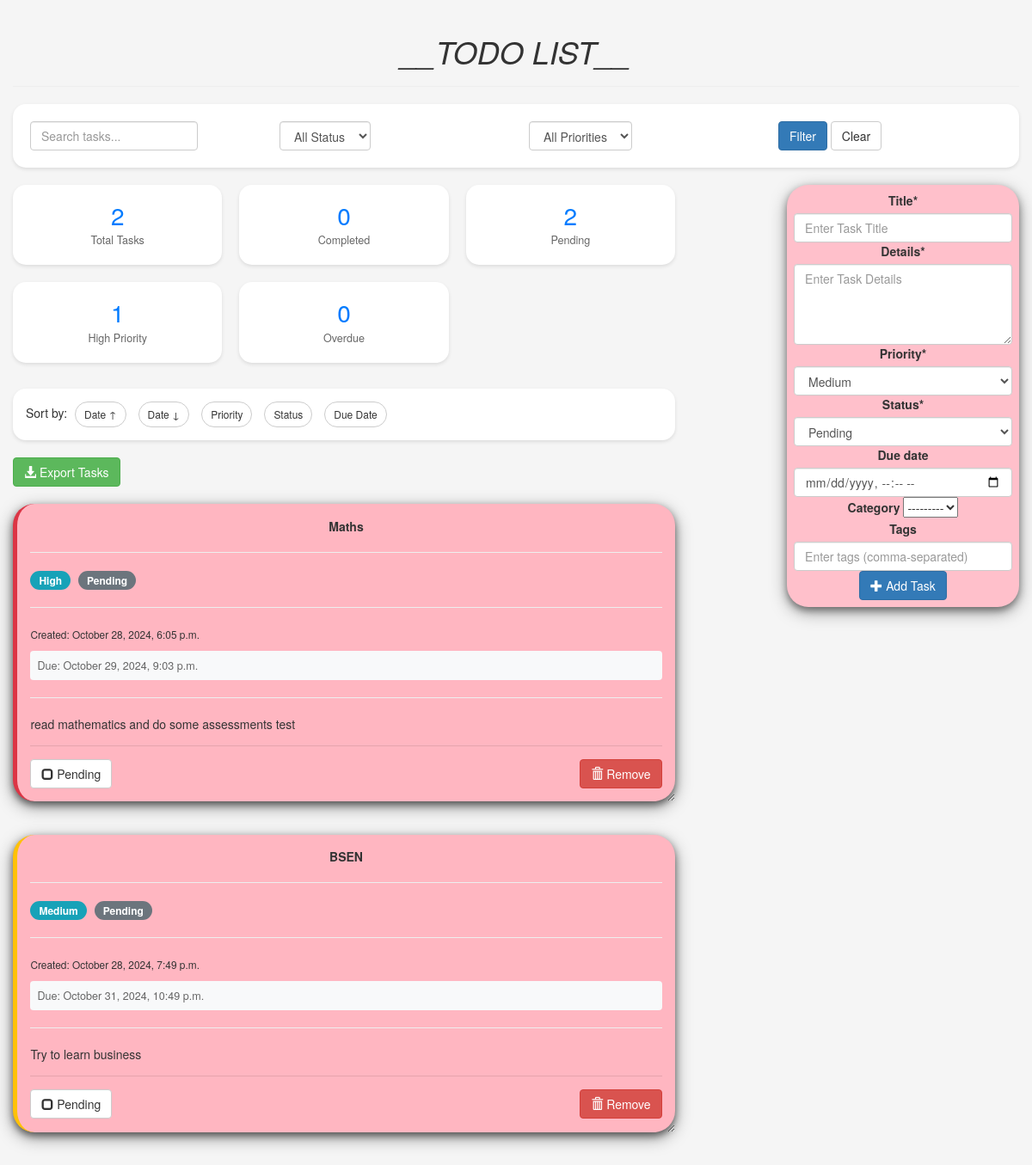
Page /?sort=date on the committed database.
### todo/models.py (models this page shows, shortened)
class Todo(models.Model):
    PRIORITY_CHOICES = [
        ('HIGH','High'),
        ('MEDIUM','Medium'),
        ('LOW','Low')
    ]
    STATUS_CHOICES = [
        ('PENDING','Pending'),
        ('IN_PROGRESS','In Progress'),
        ('COMPLETED','Completed')
    ]
    title = models.CharField(max_length=200)
    details = RichTextField()
    date = models.DateTimeField(default=timezone.now)
    priority = models.CharField(max_length=10,choices=PRIORITY_CHOICES,default='MEDIUM')
    status = models.CharField(max_length=20,choices=STATUS_CHOICES,default='PENDING')
    due_date = models.DateTimeField(null=True,blank=True)
    category = models.ForeignKey(Category,on_delete=models.SET_NULL,null=True,blank=True)
    tags = models.CharField(max_length=200,blank=True)
    class Meta:
        ordering = ['-date']

### todo/views.py (the view)
# urls.py: path('',views.index,name='todo'),
def index(request):
    sort_by = request.GET.get('sort','-date')
    valid_sort_fields = {
        'date':'date',
        '-date':'-date',
        'priority':'priority',
        'status':'status',
        'due_date':'due_date',
        'title':'title'
    }
    sort_fields = valid_sort_fields.get(sort_by,'-date')
    item_list = Todo.objects.all()
    search_query = request.GET.get('search','')
    status_filter = request.GET.get('status','')
    priority_filter = request.GET.get('priority','')
    if search_query:
        item_list = item_list.filter(
            Q(title__icontains=search_query) |
            Q(details__icontains=search_query)
        )
    if status_filter:
        item_list = item_list.filter(status=status_filter)
    if priority_filter:
        item_list = item_list.filter(priority=priority_filter)
    item_list = Todo.objects.order_by(sort_fields)
    if request.method == "POST":
        form = TodoForm(request.POST)
        if form.is_valid():
            form.save()
            messages.success(request,'Task added successfully!')
            return redirect('todo')
    else:
        form = TodoForm()
    context = {
        'forms': form,
        'list':item_list,
        'title': "TODO LIST",
        'status_filter':status_filter,
        'search_filter':search_query,
        'priority_filter':priority_filter,
        'total_tasks':Todo.objects.count(),
        'completed_tasks':Todo.objects.filter(status='COMPLETED').count(),
        'pending_tasks':Todo.objects.filter(status='PENDING').count(),
        'high_priority':Todo.objects.filter(priority='HIGH').count(),
        'due_today':Todo.objects.filter(
            due_date__date=timezone.now().date()
        ).count(),
        'overdue':Todo.objects.filter(
            due_date__lt=timezone.now(),
            status__in=['PENDING','IN_PROGRESS']
        ).count(),
        'category_stats':Todo.objects.values('category__name').annotate(count=Count('id'))
    }
    context['now'] = timezone.now()
    context['overdue_tasks'] = item_list.filter(
        due_date__lt=timezone.now(),
        status__in=['PENDING', 'IN_PROGRESS']
    ).count()
    return render(request, 'todo/index.html',context)

### todo/forms.py
class TodoForm(forms.ModelForm):
    class Meta:
        model = Todo
        fields = ['title','details','priority','status','due_date','category','tags']
        widgets = {
        'title': forms.TextInput(attrs={
            'class': 'form-control',
            'placeholder': 'Enter Task Title',
        }),
        'details':forms.Textarea(attrs={
            'class': 'form-control',
            'placeholder':'Enter Task Details',
            'rows':4,
        }),
        'priority':forms.Select(attrs={
            'class':'form-control',
        }),
        'status':forms.Select(attrs={
            'class':'form-control',
        }),
        'due_date':forms.DateInput(attrs={
            'class':'form-control',
            'type':'datetime-local',
        }),
        'tags':forms.TextInput(attrs={
            'class':'form-control',
            'placeholder':'Enter tags (comma-separated)'
        })
    }

### todo/templates/todo/index.html (shortened to what this page needs)
{% load crispy_forms_tags %}
<!DOCTYPE html>
<html lang="en" dir="ltr">
<head>
    <link rel="stylesheet" href="https://maxcdn.bootstrapcdn.com/bootstrap/3.3.7/css/bootstrap.min.css">
</head>
<body class="container-fluid">
    <div class="row">
        <div class="col-md-12">
            <center>
                <h1><i>__TODO LIST__</i></h1>
                <hr>
            </center>
        </div>
    </div>
    <div class="row">
        <div class="col-md-12">
            <form method="get" class="form-inline">
                <div class="row w-100">
                    <div class="col-md-3">
                        <div class="form-group">
                            <input type="text" name="search" class="form-control w-100"
                                placeholder="Search tasks..." value="{{ search_query }}">
                        </div>
                    </div>
                    <div class="col-md-3">
                        <div class="form-group">
                            <select name="status" class="form-control w-100">
                                <option value="">All Status</option>
                            </select>
                        </div>
                    </div>
                    <div class="col-md-3">
                        <div class="form-group">
                            <select name="priority" class="form-control w-100">
                                <option value="">All Priorities</option>
                            </select>
                        </div>
                    </div>
                    <div class="col-md-3">
                        <button type="submit" class="btn btn-primary">Filter</button>
                        <a href="{% url 'todo' %}" class="btn btn-default">Clear</a>
                    </div>
                </div>
            </form>
        </div>
    </div>
    <div class="row">
        <div class="col-md-8">
            <div class="dashboard">
                <div class="stat-card">
                    <h3>{{ total_tasks }}</h3>
                    <p>Total Tasks</p>
                </div>
                <div class="stat-card">
                    <h3>{{ completed_tasks }}</h3>
                    <p>Completed</p>
                </div>
                <div class="stat-card">
                    <h3>{{ pending_tasks }}</h3>
                    <p>Pending</p>
                </div>
                <div class="stat-card">
                    <h3>{{ high_priority }}</h3>
                    <p>High Priority</p>
                </div>
                <div class="stat-card">
                    <h3>{{ overdue }}</h3>
                    <p>Overdue</p>
                </div>
            </div>
            <div class="sort-controls">
                <span>Sort by:</span>
                <a href="?sort=date" class="btn btn-sm btn-default {% if sort_by == 'date' %}active{% endif %}">Date ↑</a>
                <a href="?sort=-date" class="btn btn-sm btn-default {% if sort_by == '-date' %}active{% endif %}">Date ↓</a>
                <a href="?sort=priority" class="btn btn-sm btn-default {% if sort_by == 'priority' %}active{% endif %}">Priority</a>
                <a href="?sort=status" class="btn btn-sm btn-default {% if sort_by == 'status' %}active{% endif %}">Status</a>
                <a href="?sort=due_date" class="btn btn-sm btn-default {% if sort_by == 'due_date' %}active{% endif %}">Due Date</a>
            </div>
            <div class="export-btn">
                <a href="{% url 'export_tasks' %}" class="btn btn-success">
                    <span class="glyphicon glyphicon-download-alt"></span> Export Tasks
                </a>
            </div>
            {% for i in list %}
                <div class="card priority-{{ i.priority|lower }} {% if i.status == 'COMPLETED' %}completed-task{% endif %}">
                    <div class="card-body">
                        <center><b>{{ i.title }}</b></center>
                        <hr>
                        <div class="task-meta">
                            <span class="badge badge-info">{{ i.get_priority_display }}</span>
                            <span class="badge badge-secondary">{{ i.get_status_display }}</span>
                        </div>
                        <hr>
                        <small>Created: {{ i.date|date:"F j, Y, g:i a" }}</small>
                        {% if i.due_date %}
                            <div class="due-date {% if i.due_date < now %}overdue{% endif %}">
                                Due: {{ i.due_date|date:"F j, Y, g:i a" }}
                            </div>
                        {% endif %}
                        <hr>
                        <div class="task-details">
                            {{ i.details|safe }}
                        </div>
                        <div class="card-actions">
                            <form action="{% url 'done' i.id %}" method="post" style="display: inline;">
                                <button type="submit" class="btn btn-{% if i.status == 'COMPLETED' %}success{% else %}default{% endif %}">
                                    <span class="glyphicon glyphicon-{% if i.status == 'COMPLETED' %}check{% else %}unchecked{% endif %}"></span>
                                    {{ i.get_status_display }}
                                </button>
                            </form>
                            <form action="{% url 'del' i.id %}" method="post" style="display: inline;">
                                <button type="submit" class="btn btn-danger" onclick="return confirm('Are you sure you want to delete this task?')">
                                    <span class="glyphicon glyphicon-trash"></span> Remove
                                </button>
                            </form>
                        </div>
                    </div>
                </div>
            {% endfor %}
        </div>
        <div class="col-md-1"></div>
        <div class="col-md-3">
            <div class="submit_form">
                <form method="post">
                    {{ forms|crispy }}
                    <center>
                        <button type="submit" class="btn btn-primary mt-3">
                            <span class="glyphicon glyphicon-plus"></span> Add Task
                        </button>
                    </center>
                </form>
            </div>
        </div>
    </div>
</body>
</html>

### todo/templates/todo/index.html (style rules this page uses)
body { background-color: #f5f5f5; padding-top: 20px; }
.card { box-shadow: 0 4px 8px 0 rgba(0,0,0,0.5), 0 6px 20px 0 rgba(0,0,0,0.39); background: lightpink; margin-bottom: 5%; border-radius: 25px; padding: 2%; overflow: auto; resize: both; text-overflow: ellipsis; transition: all 0.3s ease; }
.submit_form { text-align: center; padding: 3%; background: pink; border-radius: 25px; box-shadow: 0 4px 8px 0 rgba(0,0,0,0.4), 0 6px 20px 0 rgba(0,0,0,0.36); }
.priority-high { border-left: 5px solid #dc3545; }
.priority-medium { border-left: 5px solid #ffc107; }
.badge { padding: 5px 10px; border-radius: 15px; margin-right: 5px; font-size: 12px; }
.badge-info { background-color: #17a2b8; color: white; }
.badge-secondary { background-color: #6c757d; color: white; }
.form-inline { background: white; padding: 20px; border-radius: 15px; box-shadow: 0 2px 4px rgba(0,0,0,0.1); margin-bottom: 20px; }
.form-group { margin-right: 10px; margin-bottom: 10px; }
.due-date { font-size: 0.9em; color: #666; margin-top: 10px; padding: 8px; border-radius: 4px; background-color: #f8f9fa; }
.dashboard { display: grid; grid-template-columns: repeat(auto-fit, minmax(180px, 1fr)); gap: 20px; margin-bottom: 30px; }
.stat-card { background: white; padding: 20px; border-radius: 15px; box-shadow: 0 2px 4px rgba(0,0,0,0.1); text-align: center; transition: transform 0.3s ease; }
.stat-card h3 { margin: 0; font-size: 2em; color: #007bff; }
.stat-card p { margin: 5px 0 0; color: #666; font-size: 0.9em; }
.sort-controls { margin: 20px 0; padding: 15px; background: white; border-radius: 15px; box-shadow: 0 2px 4px rgba(0,0,0,0.1); }
.sort-controls .btn { margin: 0 5px; border-radius: 20px; }
.card-actions { display: flex; justify-content: space-between; align-items: center; margin-top: 15px; padding-top: 15px; border-top: 1px solid rgba(0,0,0,0.1); }
.export-btn { margin-bottom: 20px; }

### rows in the picture
Todo: title "Maths", priority "High", status "Pending", date "October 28, 2024, 6:05 p.m.", due_date "October 29, 2024, 9:03 p.m.", details "read mathematics and do some assessments test"
Todo: title "BSEN", priority "Medium", status "Pending", date "October 28, 2024, 7:49 p.m.", due_date "October 31, 2024, 10:49 p.m.", details "Try to learn business"

### other values in the picture
{{ total_tasks }} "2"
{{ completed_tasks }} "0"
{{ pending_tasks }} "2"
{{ high_priority }} "1"
{{ overdue }} "0"
